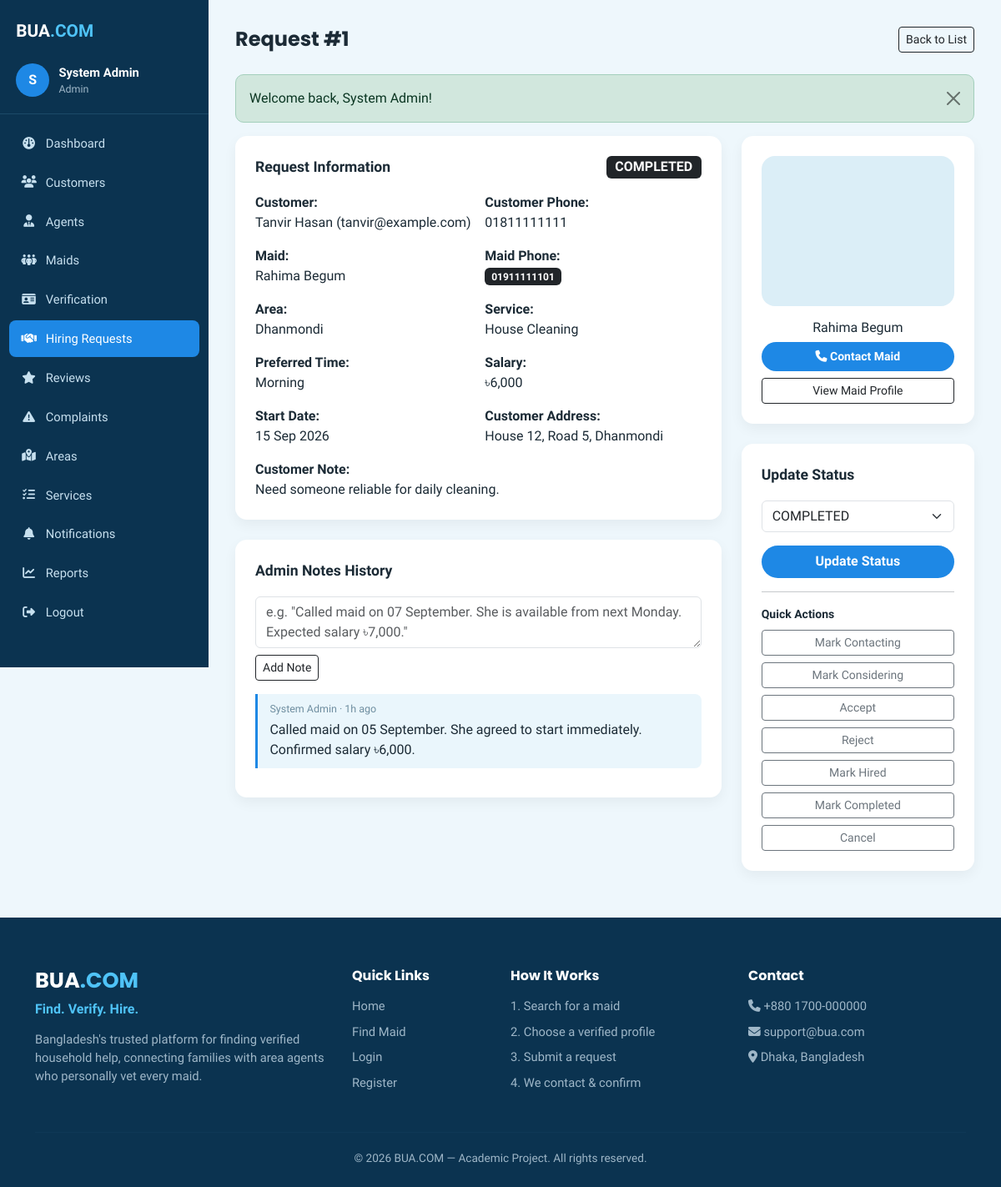
/admin/request-details.php?id=1 (signed in), run on the app's committed database.
### tables this page shows
CREATE TABLE hiring_requests (
    id INT AUTO_INCREMENT PRIMARY KEY,
    customer_id INT NOT NULL,
    maid_id INT NOT NULL,
    service_id INT NOT NULL,
    preferred_time VARCHAR(100) DEFAULT NULL,
    expected_salary DECIMAL(10,2) DEFAULT NULL,
    start_date DATE DEFAULT NULL,
    customer_phone VARCHAR(20) NOT NULL,
    customer_address VARCHAR(255) NOT NULL,
    customer_note TEXT DEFAULT NULL,
    status ENUM('PENDING','CONTACTING_MAID','MAID_CONSIDERING','ACCEPTED','REJECTED','HIRED','COMPLETED','CANCELLED') NOT NULL DEFAULT 'PENDING',
    assigned_admin INT DEFAULT NULL,
    created_at TIMESTAMP DEFAULT CURRENT_TIMESTAMP,
    updated_at TIMESTAMP DEFAULT CURRENT_TIMESTAMP ON UPDATE CURRENT_TIMESTAMP,
    FOREIGN KEY (customer_id) REFERENCES users(id) ON DELETE CASCADE,
    FOREIGN KEY (maid_id) REFERENCES maids(id) ON DELETE CASCADE,
    FOREIGN KEY (service_id) REFERENCES services(id) ON DELETE RESTRICT,
    FOREIGN KEY (assigned_admin) REFERENCES users(id) ON DELETE SET NULL,
    INDEX idx_status (status),
    INDEX idx_customer (customer_id),
    INDEX idx_maid (maid_id)
);

CREATE TABLE users (
    id INT AUTO_INCREMENT PRIMARY KEY,
    name VARCHAR(100) NOT NULL,
    email VARCHAR(150) NOT NULL UNIQUE,
    phone VARCHAR(20) NOT NULL,
    password VARCHAR(255) NOT NULL,
    role ENUM('customer','agent','admin') NOT NULL DEFAULT 'customer',
    status ENUM('active','inactive','suspended') NOT NULL DEFAULT 'active',
    created_at TIMESTAMP DEFAULT CURRENT_TIMESTAMP,
    updated_at TIMESTAMP DEFAULT CURRENT_TIMESTAMP ON UPDATE CURRENT_TIMESTAMP,
    INDEX idx_role (role),
    INDEX idx_status (status)
);

CREATE TABLE maids (
    id INT AUTO_INCREMENT PRIMARY KEY,
    agent_id INT NOT NULL,
    name VARCHAR(100) NOT NULL,
    phone VARCHAR(20) NOT NULL,
    photo VARCHAR(255) DEFAULT NULL,
    area_id INT NOT NULL,
    permanent_district VARCHAR(100) DEFAULT NULL,
    experience_years INT NOT NULL DEFAULT 0,
    expected_salary DECIMAL(10,2) NOT NULL DEFAULT 0,
    working_type ENUM('full_time','part_time','live_in','hourly') NOT NULL DEFAULT 'full_time',
    preferred_time VARCHAR(100) DEFAULT NULL,
    current_households INT NOT NULL DEFAULT 0,
    availability ENUM('available','busy','unavailable') NOT NULL DEFAULT 'available',
    status ENUM('active','inactive') NOT NULL DEFAULT 'active',
    created_at TIMESTAMP DEFAULT CURRENT_TIMESTAMP,
    updated_at TIMESTAMP DEFAULT CURRENT_TIMESTAMP ON UPDATE CURRENT_TIMESTAMP,
    FOREIGN KEY (agent_id) REFERENCES users(id) ON DELETE CASCADE,
    FOREIGN KEY (area_id) REFERENCES areas(id) ON DELETE RESTRICT,
    INDEX idx_availability (availability),
    INDEX idx_area (area_id),
    INDEX idx_salary (expected_salary),
    INDEX idx_experience (experience_years)
);

CREATE TABLE areas (
    id INT AUTO_INCREMENT PRIMARY KEY,
    area_name VARCHAR(100) NOT NULL UNIQUE,
    status ENUM('active','inactive') NOT NULL DEFAULT 'active',
    created_at TIMESTAMP DEFAULT CURRENT_TIMESTAMP
);

CREATE TABLE services (
    id INT AUTO_INCREMENT PRIMARY KEY,
    service_name VARCHAR(100) NOT NULL UNIQUE,
    status ENUM('active','inactive') NOT NULL DEFAULT 'active',
    created_at TIMESTAMP DEFAULT CURRENT_TIMESTAMP
);

CREATE TABLE admin_notes (
    id INT AUTO_INCREMENT PRIMARY KEY,
    request_id INT NOT NULL,
    admin_id INT NOT NULL,
    note TEXT NOT NULL,
    created_at TIMESTAMP DEFAULT CURRENT_TIMESTAMP,
    FOREIGN KEY (request_id) REFERENCES hiring_requests(id) ON DELETE CASCADE,
    FOREIGN KEY (admin_id) REFERENCES users(id) ON DELETE CASCADE
);

### config/functions.php (called while the page is built, shortened)
<?php
require_once __DIR__ . '/auth.php';
function clean(?string $value): string
{
    return htmlspecialchars(trim($value ?? ''), ENT_QUOTES, 'UTF-8');
}
function maidPhotoUrl(?string $photo): string
{
    if (empty($photo)) {
        return baseUrl() . '/assets/images/default-maid.png';
    }
    return baseUrl() . '/assets/uploads/maids/' . rawurlencode($photo);
}
function statusBadgeClass(string $status): string
{
    return match ($status) {
        'PENDING' => 'bg-secondary',
        'CONTACTING_MAID' => 'bg-info text-dark',
        'MAID_CONSIDERING' => 'bg-warning text-dark',
        'ACCEPTED' => 'bg-primary',
        'HIRED' => 'bg-success',
        'COMPLETED' => 'bg-dark',
        'REJECTED', 'CANCELLED' => 'bg-danger',
        'VERIFIED' => 'bg-success',
        'UNDER_REVIEW' => 'bg-warning text-dark',
        'RESOLVED' => 'bg-success',
        default => 'bg-secondary',
    };
}
function formatMoney(float $amount): string
{
    return '৳' . number_format($amount, 0);
}
function timeAgo(string $datetime): string
{
    $diff = time() - strtotime($datetime);
    if ($diff < 86400) return floor($diff / 3600) . 'h ago';
    return date('d M Y', strtotime($datetime));
}

### config/auth.php (called while the page is built, shortened)
<?php
function baseUrl(): string
{
    $scriptDir = str_replace('\\', '/', dirname($_SERVER['SCRIPT_NAME']));
    $root = preg_replace('#/(customer|agent|admin)$#', '', $scriptDir);
    return rtrim($root, '/');
}

### admin/request-details.php (the view, shortened to what this page needs)
<?php
require_once __DIR__ . '/../config/functions.php';
$db = Database::getConnection();
$requestId = (int) ($_GET['id'] ?? $_POST['request_id'] ?? 0);
$stmt = $db->prepare('
    SELECT hr.*, u.name AS customer_name, u.email AS customer_email,
           m.name AS maid_name, m.phone AS maid_phone, m.photo, a.area_name, s.service_name
    FROM hiring_requests hr
    JOIN users u ON u.id = hr.customer_id
    JOIN maids m ON m.id = hr.maid_id
    JOIN areas a ON a.id = m.area_id
    JOIN services s ON s.id = hr.service_id
    WHERE hr.id = ?
');
$stmt->execute([$requestId]);
$request = $stmt->fetch();
$stmt = $db->prepare('
    SELECT an.*, u.name AS admin_name FROM admin_notes an
    JOIN users u ON u.id = an.admin_id
    WHERE an.request_id = ?
    ORDER BY an.created_at DESC
');
$stmt->execute([$requestId]);
$notes = $stmt->fetchAll();
$statuses = ['PENDING','CONTACTING_MAID','MAID_CONSIDERING','ACCEPTED','REJECTED','HIRED','COMPLETED','CANCELLED'];
include __DIR__ . '/../includes/header.php';
?>
<div class="dashboard-wrapper">
    <?php include __DIR__ . '/../includes/sidebar.php'; ?>
    <main class="dashboard-main">
        <div class="dashboard-topbar">
            <h1>Request #<?= (int) $request['id'] ?></h1>
            <a href="hiring-requests.php" class="btn btn-outline-dark btn-sm">Back to List</a>
        </div>
        <?php include __DIR__ . '/../includes/alerts.php'; ?>
        <div class="row g-4">
            <div class="col-lg-8">
                <div class="panel">
                    <div class="d-flex justify-content-between align-items-start">
                        <div class="panel-title">Request Information</div>
                        <span class="badge <?= statusBadgeClass($request['status']) ?> fs-6"><?= clean($request['status']) ?></span>
                    </div>
                    <div class="row g-3">
                        <div class="col-md-6"><strong>Customer:</strong><br><?= clean($request['customer_name']) ?> (<?= clean($request['customer_email']) ?>)</div>
                        <div class="col-md-6"><strong>Customer Phone:</strong><br><?= clean($request['customer_phone']) ?></div>
                        <div class="col-md-6"><strong>Maid:</strong><br><?= clean($request['maid_name']) ?></div>
                        <div class="col-md-6"><strong>Maid Phone:</strong><br><span class="badge bg-dark"><?= clean($request['maid_phone']) ?></span></div>
                        <div class="col-md-6"><strong>Area:</strong><br><?= clean($request['area_name']) ?></div>
                        <div class="col-md-6"><strong>Service:</strong><br><?= clean($request['service_name']) ?></div>
                        <div class="col-md-6"><strong>Preferred Time:</strong><br><?= clean($request['preferred_time'] ?: '-') ?></div>
                        <div class="col-md-6"><strong>Salary:</strong><br><?= $request['expected_salary'] ? formatMoney((float)$request['expected_salary']) : '-' ?></div>
                        <div class="col-md-6"><strong>Start Date:</strong><br><?= $request['start_date'] ? date('d M Y', strtotime($request['start_date'])) : '-' ?></div>
                        <div class="col-md-6"><strong>Customer Address:</strong><br><?= clean($request['customer_address']) ?></div>
                        <div class="col-12"><strong>Customer Note:</strong><br><?= clean($request['customer_note'] ?: '-') ?></div>
                    </div>
                </div>
                <div class="panel">
                    <div class="panel-title">Admin Notes History</div>
                    <form method="post" class="mb-3">
                        <textarea name="note" class="form-control mb-2" rows="2" placeholder='e.g. "Called maid on 07 September. She is available from next Monday. Expected salary ৳7,000."' required></textarea>
                        <button type="submit" class="btn btn-sm btn-outline-dark">Add Note</button>
                    </form>
                    <?php if (empty($notes)): ?>
                        <p class="text-muted mb-0">No notes yet.</p>
                    <?php else: foreach ($notes as $n): ?>
                        <div class="note-item">
                            <div class="note-meta"><?= clean($n['admin_name']) ?> &middot; <?= timeAgo($n['created_at']) ?></div>
                            <?= nl2br(clean($n['note'])) ?>
                        </div>
                    <?php endforeach; endif; ?>
                </div>
            </div>
            <div class="col-lg-4">
                <div class="panel text-center">
                    <img src="<?= maidPhotoUrl($request['photo']) ?>" class="rounded-4 mb-3" style="width:100%;height:180px;object-fit:cover;">
                    <h6><?= clean($request['maid_name']) ?></h6>
                    <a href="tel:<?= clean($request['maid_phone']) ?>" class="btn btn-brand btn-sm w-100 mb-2"><i class="fa-solid fa-phone"></i> Contact Maid</a>
                    <a href="maid-details.php?id=<?= (int) $request['maid_id'] ?>" class="btn btn-outline-dark btn-sm w-100">View Maid Profile</a>
                </div>
                <div class="panel">
                    <div class="panel-title">Update Status</div>
                    <form method="post">
                        <select name="status" class="form-select mb-3">
                            <?php foreach ($statuses as $s): ?>
                                <option value="<?= $s ?>" <?= $request['status'] === $s ? 'selected' : '' ?>><?= $s ?></option>
                            <?php endforeach; ?>
                        </select>
                        <button type="submit" class="btn btn-brand w-100">Update Status</button>
                    </form>
                    <hr>
                    <p class="small fw-semibold mb-2">Quick Actions</p>
                    <div class="d-grid gap-2">
                        <?php foreach ([
                            'CONTACTING_MAID' => 'Mark Contacting',
                            'MAID_CONSIDERING' => 'Mark Considering',
                            'ACCEPTED' => 'Accept',
                            'REJECTED' => 'Reject',
                            'HIRED' => 'Mark Hired',
                            'COMPLETED' => 'Mark Completed',
                            'CANCELLED' => 'Cancel',
                        ] as $statusVal => $label): ?>
                        <form method="post">
                            <button type="submit" class="btn btn-sm btn-outline-secondary w-100"><?= $label ?></button>
                        </form>
                        <?php endforeach; ?>
                    </div>
                </div>
            </div>
        </div>
    </main>
</div>
<?php include __DIR__ . '/../includes/footer.php'; ?>

### assets/css/style.css (style rules this page uses)
:root { --bua-dark: #0b3350; --bua-dark-2: #124267; --bua-accent: #1e88e5; --bua-accent-2: #4fc3f7; --bua-cream: #eef7fc; --bua-tan: #cfe9f5; --bua-text-muted: #9fb7c8; --bua-success: #2f9e57; --bua-radius: 14px; }
* { box-sizing: border-box; }
body { font-family: 'Hind Siliguri', 'Poppins', sans-serif; background: var(--bua-cream); color: #1c2b36; }
h1, h2, h3, h4, h5, .brand-font { font-family: 'Poppins', sans-serif; font-weight: 700; }
a { text-decoration: none; }
.btn-brand { background: var(--bua-accent); color: #fff !important; border: none; font-weight: 600; border-radius: 30px; padding: .45rem 1.3rem; }
.dashboard-wrapper { display: flex; min-height: 100vh; background: #eef7fc; }
.dashboard-main { flex: 1; padding: 2rem; max-width: 100%; overflow-x: hidden; }
.dashboard-topbar { display: flex; justify-content: space-between; align-items: center; margin-bottom: 1.6rem; }
.dashboard-topbar h1 { font-size: 1.5rem; margin: 0; }
.panel { background: #fff; border-radius: var(--bua-radius); padding: 1.5rem; box-shadow: 0 6px 16px rgba(0,0,0,.05); margin-bottom: 1.5rem; }
.panel-title { font-weight: 700; font-size: 1.1rem; margin-bottom: 1.1rem; }
.note-item { border-left: 3px solid var(--bua-accent); padding: .6rem .9rem; background: #eaf6fc; border-radius: 0 8px 8px 0; margin-bottom: .7rem; }
.note-item .note-meta { font-size: .78rem; color: #6f8ea0; margin-bottom: .2rem; }

### data on the page
hiring_requests: id "1", status "COMPLETED", customer.name "Tanvir Hasan", customer.email "tanvir@example.com", customer_phone "01811111111", maid.name "Rahima Begum", maid.phone "01911111101", areas.area_name "Dhanmondi", service.service_name "House Cleaning", preferred_time "Morning", expected_salary "৳6,000", start_date "15 Sep 2026", customer_address "House 12, Road 5, Dhanmondi", customer_note "Need someone reliable for daily cleaning."
admin_notes: admin.name "System Admin", created_at "1h ago", note "Called maid on 05 September. She agreed to start immediately. Confirmed salary ৳6,000."

### other printed values
substr(currentUserName() ?? 'U', 0, 1) "S"
currentUserName() "System Admin"
$role "Admin"
$label "Dashboard Customers Agents Maids Verification Hiring Requests Reviews Complaints Areas Services Notifications Reports"
$f['message'] "Welcome back, System Admin!"
$label "Mark Contacting"
$label "Mark Considering"
$label "Accept"
$label "Reject"
$label "Mark Hired"
$label "Mark Completed"
$label "Cancel"
